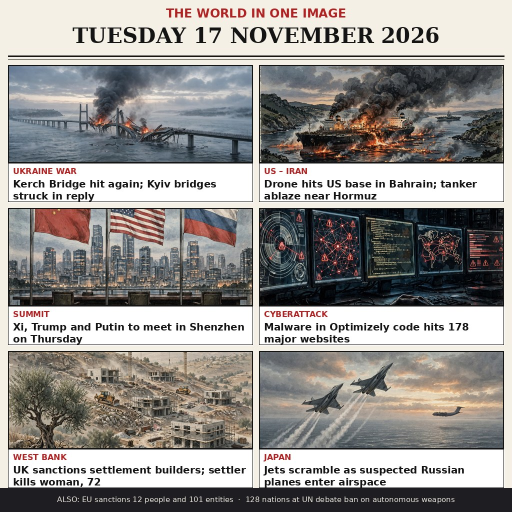
#> input picture entry.png, 1024 x 1024 px, given in place of nel1-kerch-bridge-0-4dc0c3d7-34fc-4eb7-b550-4db1c8ec8ca0.png, which was not available (shown at 1/2 size)
$ python compose.py
#> lines starting #> are read from the running program, lines starting #| are printed output that depends on the picture
#!/usr/bin/env python3
"""Compose the news-image-20261117 front page (1024x1024) from 6 generated panels."""
import os
from PIL import Image, ImageDraw, ImageFont

HERE = os.path.dirname(os.path.abspath(__file__))
ASSETS = os.path.join(HERE, "assets")

W, H = 1024, 1024
PAPER = (245, 240, 230)
INK = (20, 20, 20)
RED = (178, 34, 34)
WHITE = (255, 255, 255)
DARK = (30, 30, 34)

FB = "/usr/share/fonts/truetype/dejavu/DejaVuSans-Bold.ttf"
FR = "/usr/share/fonts/truetype/dejavu/DejaVuSans.ttf"
FSB = "/usr/share/fonts/truetype/dejavu/DejaVuSerif-Bold.ttf"
FSR = "/usr/share/fonts/truetype/dejavu/DejaVuSerif.ttf"

def font(path, size):
    return ImageFont.truetype(path, size)

def wrap(draw, text, fnt, max_w):
    words = text.split()
    lines, cur = [], ""
    for w in words:
        t = (cur + " " + w).strip()
        if draw.textlength(t, font=fnt) <= max_w:
            cur = t
        else:
            if cur:
                lines.append(cur)
            cur = w
    if cur:
        lines.append(cur)
    return lines

def cover_crop(im, tw, th):
    """Center-crop to target aspect, then resize (deterministic)."""
    sw, sh = im.size
    ta, sa = tw / th, sw / sh
    if sa > ta:
        nw = int(sh * ta)
        x = (sw - nw) // 2
        im = im.crop((x, 0, x + nw, sh))
    else:
        nh = int(sw / ta)
        y = (sh - nh) // 2
        im = im.crop((0, y, sw, y + nh))
    return im.resize((tw, th), Image.LANCZOS)

PANELS = [
    ("media-generation-panel1-kerch-bridge-0-4dc0c3d7-34fc-4eb7-b550-4db1c8ec8ca0.png",
     "UKRAINE WAR", "Kerch Bridge hit again; Kyiv bridges struck in reply"),
    ("media-generation-panel2-hormuz-tanker-0-bcf011b0-6f53-459a-aaf3-32ccbb196361.png",
     "US \u2013 IRAN", "Drone hits US base in Bahrain; tanker ablaze near Hormuz"),
    ("media-generation-panel3-shenzhen-summit-0-31509066-598c-4acc-b987-93ea540dcc78.png",
     "SUMMIT", "Xi, Trump and Putin to meet in Shenzhen on Thursday"),
    ("media-generation-panel4-cyberattack-0-8caad714-fae2-4e78-ad42-b4a0ba764e1b.png",
     "CYBERATTACK", "Malware in Optimizely code hits 178 major websites"),
    ("media-generation-panel5-westbank-0-9e72f758-1805-4bfd-b0ef-23c141080856.png",
     "WEST BANK", "UK sanctions settlement builders; settler kills woman, 72"),
    ("media-generation-panel6-japan-jets-0-64882f74-4bc4-4c9e-add7-b30027f8c4ad.png",
     "JAPAN", "Jets scramble as suspected Russian planes enter airspace"),
]

def build():
    img = Image.new("RGB", (W, H), PAPER)
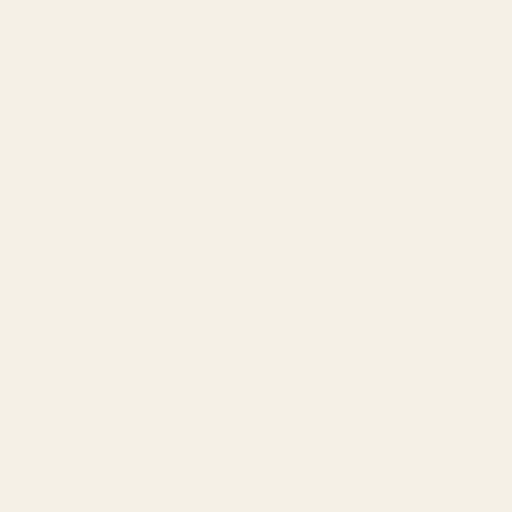
#> img: PIL image 1024x1024 RGB (shown at 1/2 size); mean R, G, B 245, 240, 230
    d = ImageDraw.Draw(img)

    # ---- header ----
    d.rectangle([0, 0, W, 118], fill=PAPER)
    d.line([16, 112, W - 16, 112], fill=INK, width=3)
    d.line([16, 118, W - 16, 118], fill=INK, width=1)
    f_kick = font(FB, 24)
    f_date = font(FSB, 42)
    t1 = "THE WORLD IN ONE IMAGE"
    d.text(((W - d.textlength(t1, font=f_kick)) / 2, 12), t1, font=f_kick, fill=RED)
    t2 = "TUESDAY 17 NOVEMBER 2026"
    d.text(((W - d.textlength(t2, font=f_date)) / 2, 46), t2, font=f_date, fill=INK)

    # ---- grid: 2 cols x 3 rows ----
    mx, gutter = 16, 12
    pw = (W - 2 * mx - gutter) // 2          # 490
    ph = 274
    ih = 196                                   # image height
    ch = ph - ih                               # caption height 78
    top = 130
    f_lab = font(FB, 16)
    f_head = font(FB, 20)
    for i, (fname, label, headline) in enumerate(PANELS):
        col, row = i % 2, i // 2
        x = mx + col * (pw + gutter)
        y = top + row * (ph + gutter)
        src = Image.open(os.path.join(ASSETS, fname)).convert("RGB")
#> src is the input picture: PIL image 1024x1024 RGB; mean R, G, B 151.3, 148.1, 145.1
        img.paste(cover_crop(src, pw, ih), (x, y))
#> in cover_crop, `im = im.crop((0, y, sw, y + nh))`:
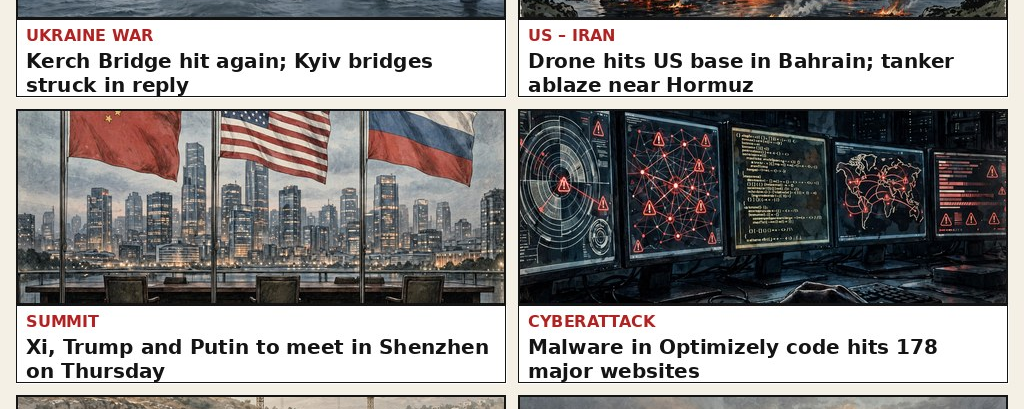
#> im: PIL image 1024x409 RGB; mean R, G, B 149, 146.6, 145.9
#> in cover_crop, `return im.resize((tw, th), Image.LANCZOS)`:
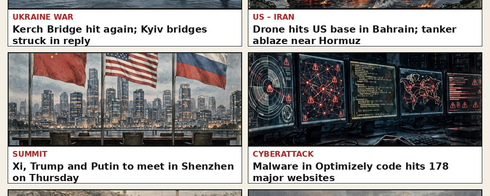
#> returned value: PIL image 490x196 RGB; mean R, G, B 148.3, 146, 145.3
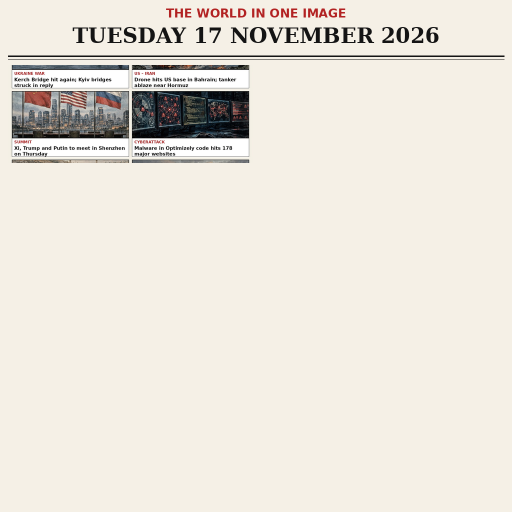
#> img: PIL image 1024x1024 RGB (shown at 1/2 size); mean R, G, B 233.2, 228.1, 219.1
        d.rectangle([x, y, x + pw - 1, y + ih - 1], outline=INK, width=2)
        # caption block
        cy = y + ih
        d.rectangle([x, cy, x + pw, cy + ch], fill=WHITE)
        d.rectangle([x, cy, x + pw - 1, cy + ch - 1], outline=INK, width=1)
        d.text((x + 10, cy + 7), label, font=f_lab, fill=RED)
        lines = wrap(d, headline, f_head, pw - 20)
#> lines = ['Kerch Bridge hit again; Kyiv bridges', 'struck in reply']
        ly = cy + 30
        for ln in lines[:2]:
            d.text((x + 10, ly), ln, font=f_head, fill=INK)
            ly += 24
#> this loop made 2 passes
#> (ln, ly) on passes 1 to 2: ('Kerch Bridge hit again; Kyiv bridges', 380), ('struck in reply', 404)
#> after the loop, ly = 404

    # ---- footer strip ----
    fy = 976
    d.rectangle([0, fy, W, H], fill=DARK)
    f_foot = font(FR, 15)
    ft = "ALSO: EU sanctions 12 people and 101 entities  \u00b7  128 nations at UN debate ban on autonomous weapons"
    d.text(((W - d.textlength(ft, font=f_foot)) / 2, fy + 14), ft, font=f_foot, fill=(235, 230, 220))

    return img

if __name__ == "__main__":
#> (the run stopped early here; a loop or call above may not have finished)
